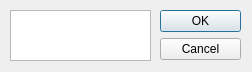
<?xml version="1.0" encoding="UTF-8"?>
<ui version="4.0">
 <class>Dialog</class>
 <widget class="QDialog" name="Dialog">
  <property name="geometry">
   <rect>
    <x>0</x>
    <y>0</y>
    <width>252</width>
    <height>72</height>
   </rect>
  </property>
  <property name="windowTitle">
   <string>对话框</string>
  </property>
  <widget class="QDialogButtonBox" name="buttonBox">
   <property name="geometry">
    <rect>
     <x>160</x>
     <y>10</y>
     <width>81</width>
     <height>221</height>
    </rect>
   </property>
   <property name="orientation">
    <enum>Qt::Orientation::Vertical</enum>
   </property>
   <property name="standardButtons">
    <set>QDialogButtonBox::StandardButton::Cancel|QDialogButtonBox::StandardButton::Ok</set>
   </property>
  </widget>
  <widget class="QTextBrowser" name="textBrowser">
   <property name="geometry">
    <rect>
     <x>10</x>
     <y>10</y>
     <width>141</width>
     <height>51</height>
    </rect>
   </property>
  </widget>
 </widget>
 <resources/>
 <connections>
  <connection>
   <sender>buttonBox</sender>
   <signal>accepted()</signal>
   <receiver>Dialog</receiver>
   <slot>accept()</slot>
   <hints>
    <hint type="sourcelabel">
     <x>248</x>
     <y>254</y>
    </hint>
    <hint type="destinationlabel">
     <x>157</x>
     <y>274</y>
    </hint>
   </hints>
  </connection>
  <connection>
   <sender>buttonBox</sender>
   <signal>rejected()</signal>
   <receiver>Dialog</receiver>
   <slot>reject()</slot>
   <hints>
    <hint type="sourcelabel">
     <x>316</x>
     <y>260</y>
    </hint>
    <hint type="destinationlabel">
     <x>286</x>
     <y>274</y>
    </hint>
   </hints>
  </connection>
 </connections>
</ui>
